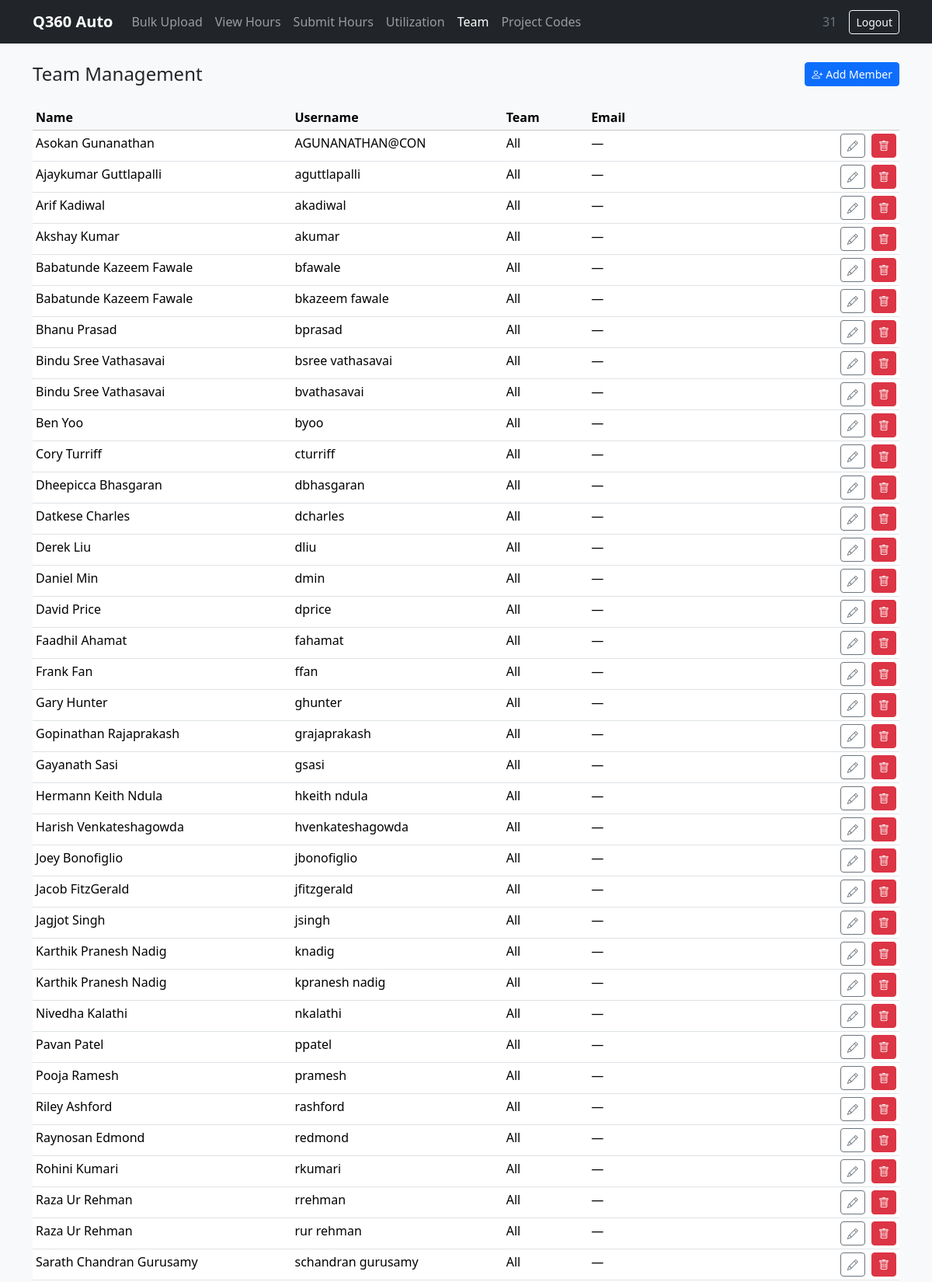
The app's page /admin/users (signed in, upper part) with its own data.
### tables this page shows
CREATE TABLE team_member (
    id       INTEGER PRIMARY KEY AUTOINCREMENT,
    username TEXT    NOT NULL UNIQUE,
    team     TEXT    NOT NULL,
    email    TEXT
, name TEXT NOT NULL DEFAULT '');

### app/routes/admin.py (the view)
@bp.route('/users')
@login_required
def users():
    db = get_db()
    members = db.execute('SELECT * FROM team_member ORDER BY team, username').fetchall()
    seen = set()
    for m in members:
        for t in m['team'].split(','):
            t = t.strip()
            if t:
                seen.add(t)
    teams = ['All'] + sorted(t for t in seen if t != 'All')
    return render_template('admin/users.html', members=members, teams=teams)

### app/db.py (called while the page is built)
def get_db():
    if 'db' not in g:
        g.db = sqlite3.connect(
            current_app.config['DATABASE'],
            detect_types=sqlite3.PARSE_DECLTYPES,
        )
        g.db.row_factory = sqlite3.Row
    return g.db

### app/routes/auth.py (called while the page is built)
def login_required(f):
    from functools import wraps
    @wraps(f)
    def decorated(*args, **kwargs):
        if not session.get('user_id'):
            return redirect(url_for('auth.login'))
        return f(*args, **kwargs)
    return decorated

### app/templates/admin/users.html (shortened to what this page needs)
{% extends "base.html" %}
{% block content %}
<div class="d-flex align-items-center justify-content-between mb-4">
  <h4 class="mb-0">Team Management</h4>
  <button class="btn btn-primary btn-sm" onclick="openAddMemberModal()">
    <i class="bi bi-person-plus me-1"></i>Add Member
  </button>
</div>
<div id="members-table">
  {% include 'admin/_members_table.html' %}
</div>
{% endblock %}

### app/templates/admin/_members_table.html (shortened to what this page needs)
<table class="table table-sm table-hover">
  <thead class="table-light">
    <tr><th>Name</th><th>Username</th><th>Team</th><th>Email</th><th></th></tr>
  </thead>
  <tbody>
    {% for m in members %}
    <tr>
      <td>{{ m.name or '—' }}</td>
      <td>{{ m.username }}</td>
      <td>{{ m.team }}</td>
      <td>{{ m.email or '—' }}</td>
      <td class="text-end" style="white-space:nowrap">
        <button class="btn btn-outline-secondary btn-sm me-1"
                onclick='openEditMemberModal({{ m.id }}, {{ m.username|tojson }}, {{ (m.name or "")|tojson }}, {{ m.team|tojson }}, {{ (m.email or "")|tojson }})'>
          <i class="bi bi-pencil"></i>
        </button>
        <button class="btn btn-danger btn-sm"
                hx-delete="{{ url_for('admin.delete_user', member_id=m.id) }}"
                hx-target="#members-table"
                hx-confirm="Remove {{ m.username }}?">
          <i class="bi bi-trash"></i>
        </button>
      </td>
    </tr>
    {% else %}
    <tr><td colspan="5" class="text-muted text-center">No members yet.</td></tr>
    {% endfor %}
  </tbody>
</table>

### records on screen
team_member: name "Asokan Gunanathan", username "AGUNANATHAN@CON", team "All", email "—"
team_member: name "Ajaykumar Guttlapalli", username "aguttlapalli", team "All", email "—"
team_member: name "Arif Kadiwal", username "akadiwal", team "All", email "—"
team_member: name "Akshay Kumar", username "akumar", team "All", email "—"
team_member: name "Babatunde Kazeem Fawale", username "bfawale", team "All", email "—"
team_member: name "Babatunde Kazeem Fawale", username "bkazeem fawale", team "All", email "—"
team_member: name "Bhanu Prasad", username "bprasad", team "All", email "—"
team_member: name "Bindu Sree Vathasavai", username "bsree vathasavai", team "All", email "—"
team_member: name "Bindu Sree Vathasavai", username "bvathasavai", team "All", email "—"
team_member: name "Ben Yoo", username "byoo", team "All", email "—"
team_member: name "Cory Turriff", username "cturriff", team "All", email "—"
team_member: name "Dheepicca Bhasgaran", username "dbhasgaran", team "All", email "—"
team_member: name "Datkese Charles", username "dcharles", team "All", email "—"
team_member: name "Derek Liu", username "dliu", team "All", email "—"
team_member: name "Daniel Min", username "dmin", team "All", email "—"
team_member: name "David Price", username "dprice", team "All", email "—"
team_member: name "Faadhil Ahamat", username "fahamat", team "All", email "—"
team_member: name "Frank Fan", username "ffan", team "All", email "—"
team_member: name "Gary Hunter", username "ghunter", team "All", email "—"
team_member: name "Gopinathan Rajaprakash", username "grajaprakash", team "All", email "—"
team_member: name "Gayanath Sasi", username "gsasi", team "All", email "—"
team_member: name "Hermann Keith Ndula", username "hkeith ndula", team "All", email "—"
team_member: name "Harish Venkateshagowda", username "hvenkateshagowda", team "All", email "—"
team_member: name "Joey Bonofiglio", username "jbonofiglio", team "All", email "—"
team_member: name "Jacob FitzGerald", username "jfitzgerald", team "All", email "—"
team_member: name "Jagjot Singh", username "jsingh", team "All", email "—"
team_member: name "Karthik Pranesh Nadig", username "knadig", team "All", email "—"
team_member: name "Karthik Pranesh Nadig", username "kpranesh nadig", team "All", email "—"
team_member: name "Nivedha Kalathi", username "nkalathi", team "All", email "—"
team_member: name "Pavan Patel", username "ppatel", team "All", email "—"
team_member: name "Pooja Ramesh", username "pramesh", team "All", email "—"
team_member: name "Riley Ashford", username "rashford", team "All", email "—"
team_member: name "Raynosan Edmond", username "redmond", team "All", email "—"
team_member: name "Rohini Kumari", username "rkumari", team "All", email "—"
team_member: name "Raza Ur Rehman", username "rrehman", team "All", email "—"
team_member: name "Raza Ur Rehman", username "rur rehman", team "All", email "—"
team_member: name "Sarath Chandran Gurusamy", username "schandran gurusamy", team "All", email "—"

### other values on screen
{{ session.user_id }} "31"
